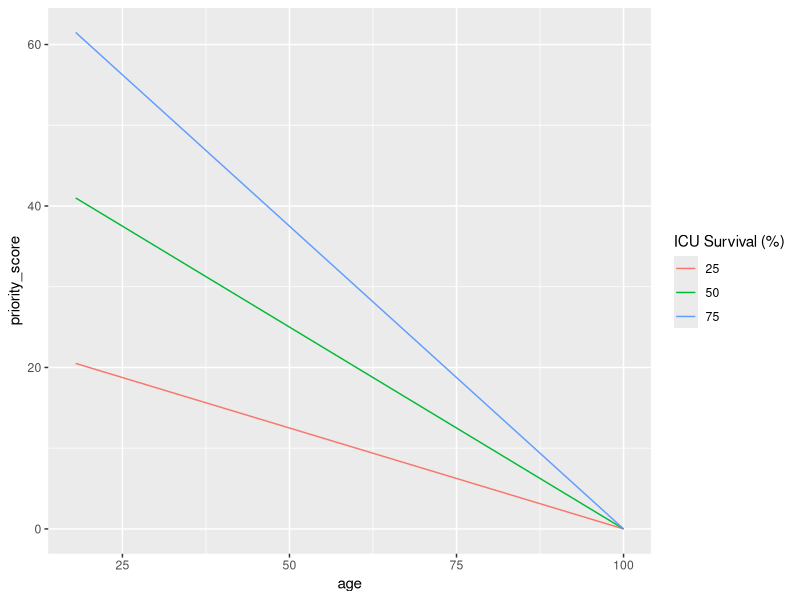
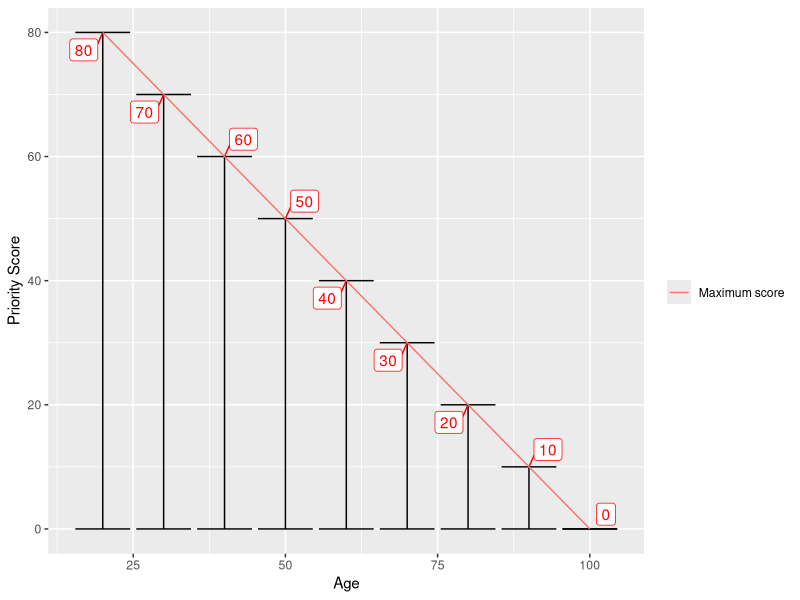
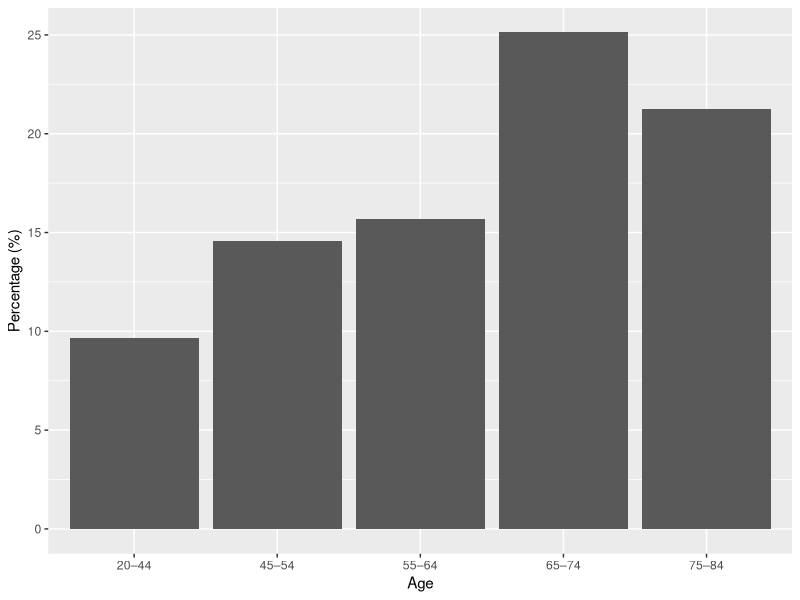
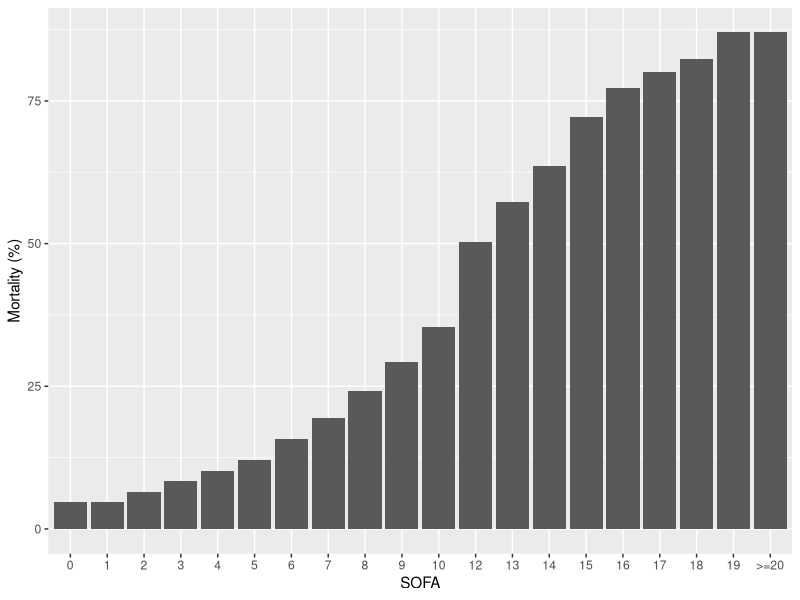
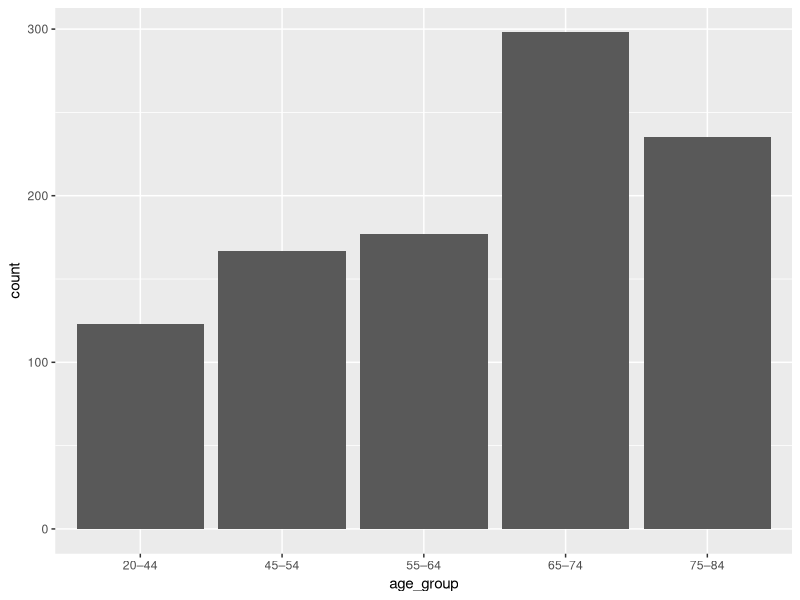
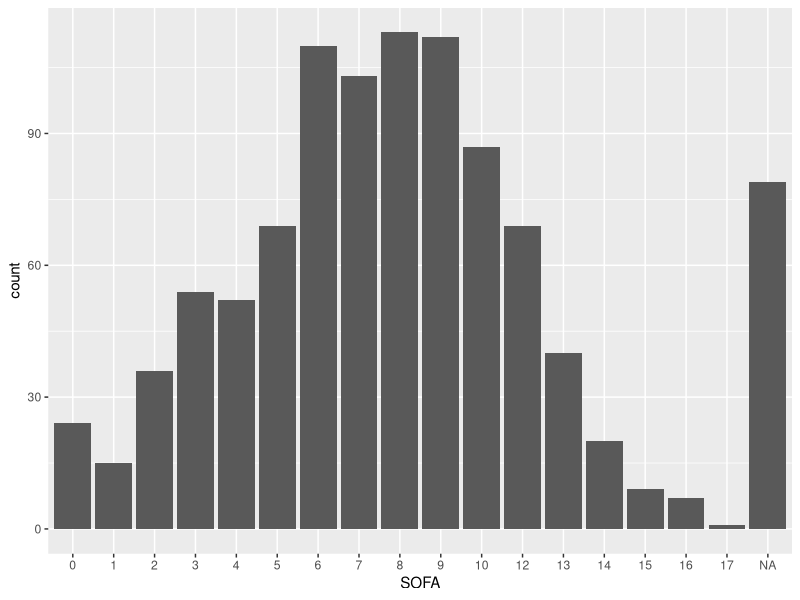
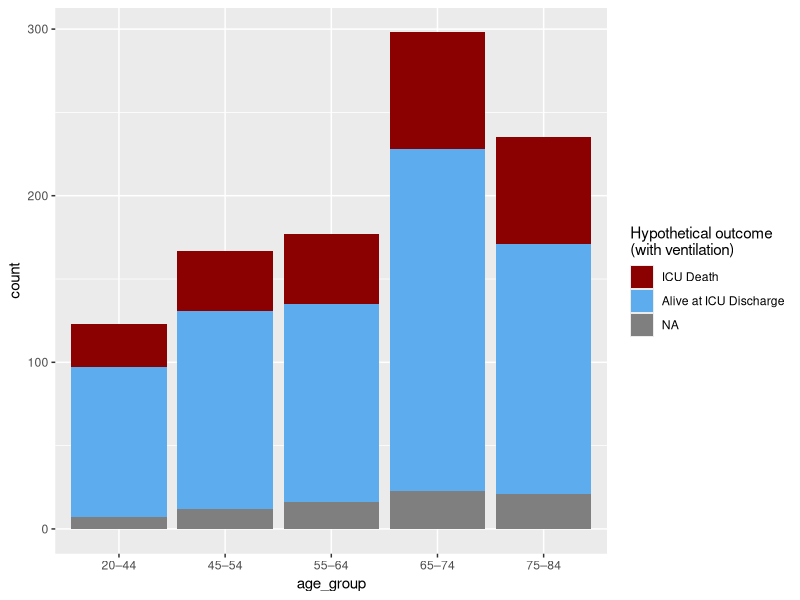
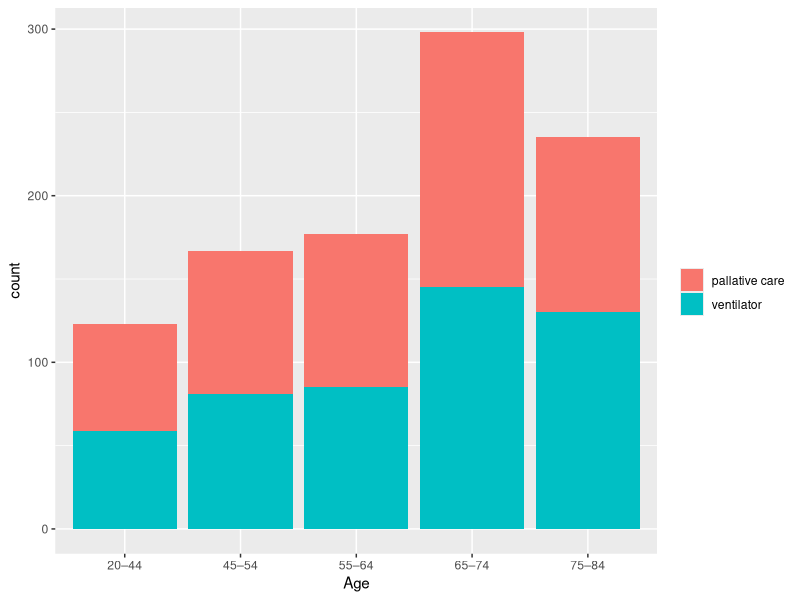

These charts were generated, in order, by the following R code:
## ---- chunk 1
knitr::opts_chunk$set(echo = FALSE, warning = FALSE, message = FALSE)
## ---- chunk 2
library(tidyverse)
## ---- chunk 3
life_span_max <- 100 

tibble(
  age = seq(18, 100),
  prob_25 = 0.25,
  prob_50 = 0.5,
  prob_75 = 0.75
) %>%
  pivot_longer(cols = -age, names_to = "ICU Survival (%)", names_prefix = "prob_" ) %>%
  mutate(priority_score = value*(life_span_max - age)) %>%
  ggplot(aes(x = age, y = priority_score, color = `ICU Survival (%)`)) +
  geom_line()
## ---- chunk 4
expand.grid(seq(20,100, 10), seq(0,1,0.01)) %>%
  rename(Age = Var1, Prob = Var2) %>%
  mutate(priority_score = Prob*(life_span_max - Age)) %>%
  group_by(Age) %>%
  summarize(max_score = max(priority_score),
            min_score = min(priority_score)) %>%
  ggplot(aes(x = Age, ymin = min_score, ymax = max_score, y = max_score)) +
  geom_errorbar() +
  geom_line(aes(color = "Maximum score")) + 
  ggrepel::geom_label_repel(aes(label = max_score), color = "red") + 
  labs(y = "Priority Score", color = "")

## ---- chunk 5
numextract <- function(string){ 
  as.numeric(str_extract(string, "\\-*\\d+\\.*\\d*"))
} 

comma <- function(x){
  case_when(
    abs(x) > 10 ~ format(x, digits = 0, big.mark = ",", scientific = F),
    abs(x) > 1 ~ format(x, digits = 2, big.mark = ",", scientific = F),
    TRUE ~ format(x, digits = 2, big.mark = ",", scientific = F)
  )
    
}
## ---- chunk 6
cdc_data <- read_csv("cdc_data.csv") %>%
  separate(`Age Group`, c("Age", "N"), sep = "\\s") %>%
  mutate(N = numextract(N),
         Age = factor(Age, levels = c("0–19", "20–44", "45–54",
                                      "55–64", "65–74", "75–84",
                                      "=> 85")))
## ---- chunk 7
total_hosp <- sum(cdc_data$N)

worst_case <- cdc_data %>%
  select(Age,
         N,
         hosp = high_hosp,
         icu = high_ICU,
         dead = high_death) %>%
  mutate(n_hosp = N*hosp/100,
         n_icu = N*icu/100,
         n_dead = N*dead/100)

total_ICU <- sum(worst_case$n_icu)

worst_case <- worst_case %>%
  mutate(pct_icu_pop = n_icu/total_ICU) %>%
  filter(Age != "0–19") %>%
  mutate(
    max_age = case_when(
      Age == "20–44" ~ 44,
      Age == "45–54" ~ 54,
      Age == "55–64" ~ 64,
      Age == "65–74" ~ 74,
      Age == "75–84" ~ 84,
      TRUE ~ 94
    ),
    min_age = case_when(
      Age == "20–44" ~ 20,
      Age == "45–54" ~ 45,
      Age == "55–64" ~ 55,
      Age == "65–74" ~ 65,
      Age == "75–84" ~ 75,
      TRUE ~ 85)
  ) %>% 
  select(Age, min_age, max_age, pct_icu_pop)
## ---- chunk 8
worst_case %>%
  ggplot(aes(x = Age, y = 100*pct_icu_pop)) +
  geom_bar(stat = "Identity") + labs(y = "Percentage (%)")
## ---- chunk 9
SOFA <- read_csv("SOFA.csv") 

tot_SOFA <- sum(SOFA$N)

SOFA <- SOFA %>%
  mutate(sofa_num = ifelse(SOFA == ">=20", 20, as.numeric(SOFA)),
    SOFA = factor(SOFA, levels = c(seq(0,19), ">=20")),
           pct_SOFA = N/tot_SOFA)

SOFA %>%
  ggplot(aes(x =SOFA, y = death_pct)) +
  geom_bar(stat = "Identity") + labs(y = "Mortality (%)")

sd_SOFA <- SOFA %>%
  uncount(N)

sd_SOFA <- sqrt(var(sd_SOFA$sofa_num))
## ---- chunk 10
set.seed(12345)
tot_patients <- 1000
max_life_span <- 100

#degree of scarcity
num_vents <- tot_patients*0.5

simulate_ICU_pop <- function(df, N = tot_patients, sofa, mean_sofa = 8, sd_sofa = 3.5){
  
  probs <- df$pct_icu_pop
  
  age_cats <- rmultinom(1, size = N, pr = probs)
  
  sample <- tibble(age_group = character(),
                   age = numeric(),
                   alive = numeric(),
                   dead = numeric(),
                   p_surv = numeric())
  
  i <- 1
  
  
  for (n_cats in age_cats) {
    
    subgroup <- df[i,]
    
    subgroup
    
    # randomly sample ages from uniform distribution
    min_age <- subgroup$min_age
    max_age <- subgroup$max_age
    age_sample <- runif(n = n_cats, min = min_age, max = max_age)
    
    
    # sample SOFA score- assuming no correlation between age and SOFA
    
    #sofa_counts <- rmultinom(n =1, size = n_cats, pr = sofa$pct_SOFA)
    # # sofa_scores <- tibble(SOFA = sofa$SOFA,
    # #        counts = sofa_counts ) %>%
    # #   uncount(counts) %>%
    #  left_join(sofa %>% select(SOFA, death_pct)) %>%
    #   mutate(p_surv = (100-death_pct)/100)
    
    group_mean_sofa <- mean_sofa + (min_age - 65)/30

    sofa_scores <- tibble(sofa_num = round(rnorm(n = n_cats, mean = group_mean_sofa, sd = sd_sofa))) %>%
      mutate(sofa_num = case_when(
        sofa_num>= 20 ~ 20,
        sofa_num < 0 ~ 0 ,
        TRUE ~ sofa_num)) %>%
      left_join(sofa %>% select(SOFA, sofa_num, death_pct)) %>%
      mutate(p_surv = (100-death_pct)/100)
      
    
    # sample actual survival outcomes
    chance <- runif(n = n_cats)
    
    sub_sample <- tibble(age_group = subgroup$Age,
                           age = age_sample) %>%
      cbind(sofa_scores) %>%
      cbind(chance) %>%
      mutate(age = round(age),
             alive = ifelse(chance < p_surv, 1, 0))
    
    sample <- sample %>% rbind(sub_sample)
    
    i <- i + 1
  }
  
  return(sample %>% select(age_group, age, SOFA, sofa_num, p_surv, alive))
}

sim_pop <- simulate_ICU_pop(worst_case, sofa = SOFA)

total_life_years <- sum(mutate(sim_pop, life_left = max_life_span - age)$life_left)
## ---- chunk 11
sim_pop %>%
ggplot(aes(x = age_group)) + geom_histogram(stat = "count")
## ---- chunk 12
sim_pop %>%
  ggplot(aes(x = SOFA)) +
  geom_histogram(stat = "count")
## ---- chunk 13
knitr::kable(sim_pop %>%
  group_by(age_group) %>%
  summarise(mean_sofa = round(mean(sofa_num),1),
            survival = paste0(round(100*mean(p_surv)), "%")), col.names = c("Age", "Mean SOFA", "Survival with Ventilator"))
## ---- chunk 14
# sim_pop %>%
#   group_by(age_group) %>%
#   summarise(survival = round(100*mean(alive))) %>%
#   ggplot(aes(x = age_group, y = survival)) + 
#   geom_bar(stat = "Identity") + lims(y  = c(0,100)) 


sim_pop %>%
  mutate(alive = factor(alive, labels = c("ICU Death", "Alive at ICU Discharge"))) %>%
  ggplot(aes(x = age_group, fill = alive)) +
  geom_bar() + scale_fill_manual(values = c("red4","steelblue2")) + labs(fill = "Hypothetical outcome \n(with ventilation)")
## ---- chunk 15
lottery_allocate <- function(sim_pop, num_vents){

  lottery <- runif(n = sim_pop %>% nrow())
  
  allocate <- sim_pop %>%
    cbind(lottery) %>%
    arrange(lottery) %>%
    mutate(get_vent = ifelse(row_number() <= num_vents, "ventilator", "pallative care"))
  
  return(allocate)
}


lottery_allocation <- lottery_allocate(sim_pop, num_vents)
## ---- chunk 16
lottery_allocation %>%
  ggplot(aes(x = age_group, fill = factor(get_vent))) + 
  geom_bar() + labs(x = "Age", fill = "")
## ---- chunk 17
lives_saved <- function(allocation){
  allocation %>% filter(get_vent == "ventilator" & alive ==1) %>% nrow()
}


life_years_saved <- function(allocation, max_life_span = 100){
  df <- allocation %>% 
    filter(get_vent == "ventilator" & alive ==1) %>%
    mutate(life_left = (100- age))
  
  return(sum(df$life_left))
}

pct_life_years_saved <- round(100*life_years_saved(lottery_allocation)/total_life_years)
## ---- chunk 18
lottery_allocation %>%
  ggplot(aes(x = age, y = SOFA, color = get_vent)) +
  geom_point()
## ---- chunk 19
youngest_allocate <- function(sim_pop, num_vents){

  allocate <- sim_pop %>%
    arrange(age) %>% 
    mutate(get_vent = ifelse(row_number() <= num_vents, "ventilator", "pallative care"))
  
  return(allocate)
}

young_allocation <- youngest_allocate(sim_pop, num_vents)

young_lives <- lives_saved(young_allocation)

young_lf <- life_years_saved(young_allocation)
## ---- chunk 20
young_allocation %>%
  ggplot(aes(x = age_group, fill = factor(get_vent))) + 
  geom_bar() + labs(x = "Age", fill = "")
## ---- chunk 21
young_allocation %>%
  ggplot(aes(x = age, y = SOFA, color = get_vent)) +
  geom_point()
## ---- chunk 22
max_icu_surv <- function(sim_pop, num_vents){

  allocate <- sim_pop %>%
    arrange(-p_surv) %>% 
    mutate(get_vent = ifelse(row_number() <= num_vents, "ventilator", "pallative care"))
  
  return(allocate)
}


max_icu_surv_allocation <- max_icu_surv(sim_pop, num_vents)

max_icu_lf <- life_years_saved(max_icu_surv_allocation)

max_icu_lives <- lives_saved(max_icu_surv_allocation)
## ---- chunk 23
max_icu_surv_allocation %>%
  ggplot(aes(x = age_group, fill = get_vent)) + 
  geom_bar() + labs(x = "Age", fill = "")
## ---- chunk 24
max_icu_surv_allocation %>%
  ggplot(aes(x = age, y = SOFA, color = get_vent)) +
  geom_point()
## ---- chunk 25
max_life_years <- function(sim_pop, num_vents){
  
  allocate <- sim_pop %>%
    mutate( priority_score = p_surv*(100-age)) %>%
    arrange(-priority_score) %>% 
    mutate(get_vent = ifelse(row_number() <= num_vents, "ventilator", "pallative care"))
  
  return(allocate)
}


max_life_year_allocation <- max_life_years(sim_pop, num_vents)

max_lf_lf <- life_years_saved(max_life_year_allocation)

max_lf_lives <- lives_saved(max_life_year_allocation)
## ---- chunk 26
max_life_year_allocation %>%
  ggplot(aes(x = age_group, fill = get_vent)) + 
  geom_bar() + labs(x = "Age", fill = "")
## ---- chunk 27
max_life_year_allocation%>%
  ggplot(aes(x = age, y = SOFA, color = get_vent)) +
  geom_point()
